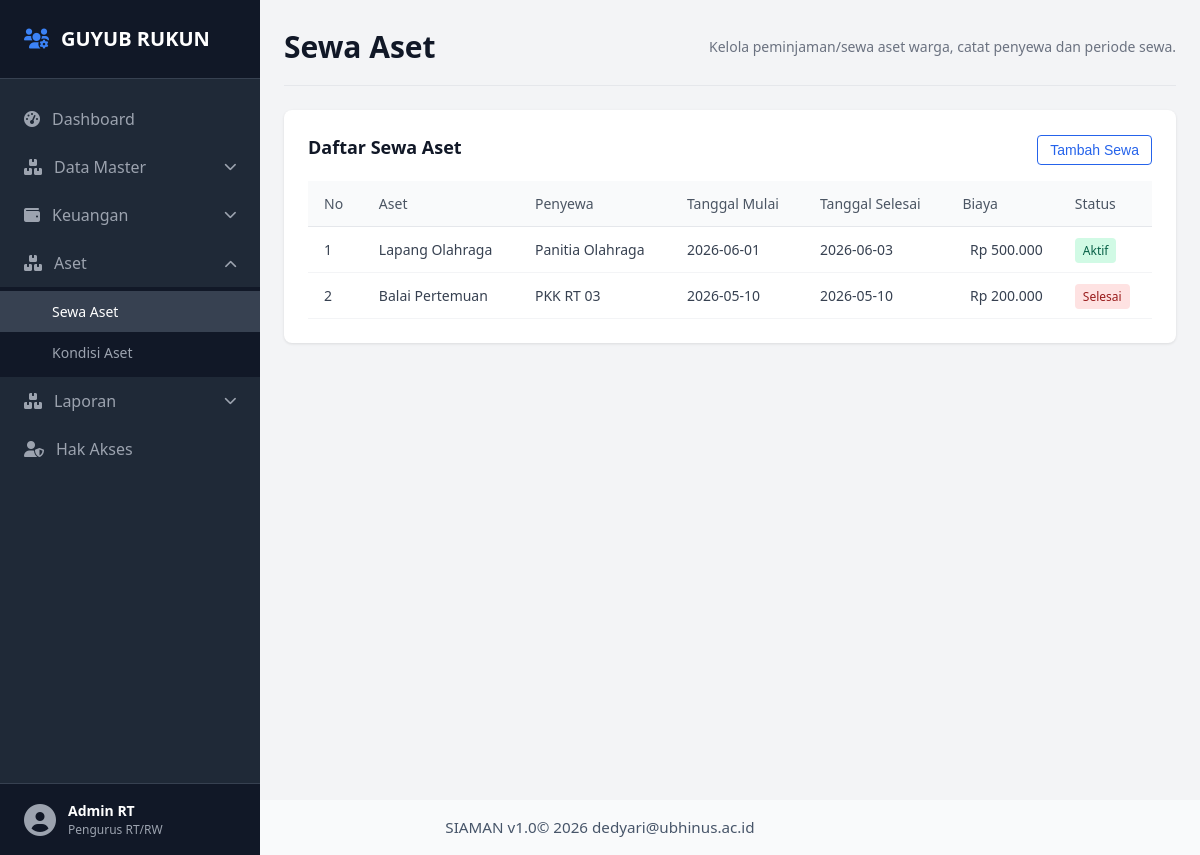
/sewa-aset.php, run on the app's committed database.
### tables this page shows
CREATE TABLE IF NOT EXISTS sewa_aset (
    id INT AUTO_INCREMENT PRIMARY KEY,
    aset_id INT NOT NULL,
    penyewa VARCHAR(140) NOT NULL,
    tanggal_mulai DATE NOT NULL,
    tanggal_selesai DATE NOT NULL,
    biaya DECIMAL(14,2) NOT NULL DEFAULT 0,
    status ENUM('Aktif', 'Selesai', 'Dibatalkan') NOT NULL DEFAULT 'Aktif',
    created_at TIMESTAMP DEFAULT CURRENT_TIMESTAMP,
    CONSTRAINT fk_sewa_aset FOREIGN KEY (aset_id) REFERENCES aset(id) ON DELETE CASCADE
);

CREATE TABLE IF NOT EXISTS aset (
    id INT AUTO_INCREMENT PRIMARY KEY,
    nama VARCHAR(140) NOT NULL,
    lokasi VARCHAR(140) NOT NULL,
    jumlah_baik INT NOT NULL DEFAULT 0,
    jumlah_rusak INT NOT NULL DEFAULT 0,
    keterangan TEXT,
    status ENUM('Aktif', 'Tidak Aktif') NOT NULL DEFAULT 'Aktif',
    created_at TIMESTAMP DEFAULT CURRENT_TIMESTAMP,
    updated_at TIMESTAMP DEFAULT CURRENT_TIMESTAMP ON UPDATE CURRENT_TIMESTAMP
);

### inc/db.php (called while the page is built, shortened)
<?php
try {
    $dbAvailable = true;
} catch (PDOException $exception) {
    $dbError = $exception->getMessage();
}
?>

### inc/data.php (called while the page is built, shortened)
<?php
require_once __DIR__ . '/db.php';
function dbFetchAll($sql) {
    global $pdo, $dbAvailable;
    return $pdo->query($sql)->fetchAll();
}
if ($dbAvailable) {
    $dbSewa = dbFetchAll('SELECT a.nama AS aset, s.penyewa, s.tanggal_mulai AS mulai, s.tanggal_selesai AS selesai, CONCAT("Rp ", REPLACE(FORMAT(s.biaya, 0), ",", ".")) AS biaya, s.status FROM sewa_aset s JOIN aset a ON a.id = s.aset_id ORDER BY s.tanggal_mulai DESC, s.id DESC');
    if ($dbSewa) {
        $sewaList = $dbSewa;
    }
}
?>

### sewa-aset.php (the view, shortened to what this page needs)
<?php
include 'inc/data.php';
include 'inc/header.php';
?>
<header class="dashboard-header">
    <h1>Sewa Aset</h1>
    <div class="periode-aktif">
        Kelola peminjaman/sewa aset warga, catat penyewa dan periode sewa.
    </div>
</header>
<section class="details-box data-warga-box">
    <div class="transaksi-header">
        <h2>Daftar Sewa Aset</h2>
        <button id="btnTambahSewa" class="btn-filter" type="button" onclick="openSewaModal()">Tambah Sewa</button>
    </div>
    <div class="table-responsive">
        <table class="data-table">
            <thead>
                <tr>
                    <th>No</th>
                    <th>Aset</th>
                    <th>Penyewa</th>
                    <th>Tanggal Mulai</th>
                    <th>Tanggal Selesai</th>
                    <th>Biaya</th>
                    <th>Status</th>
                </tr>
            </thead>
            <tbody>
                <?php foreach ($sewaList as $index => $row): ?>
                    <tr>
                        <td><?= $index + 1 ?></td>
                        <td><?= htmlspecialchars($row['aset'], ENT_QUOTES, 'UTF-8') ?></td>
                        <td><?= htmlspecialchars($row['penyewa'], ENT_QUOTES, 'UTF-8') ?></td>
                        <td><?= htmlspecialchars($row['mulai'], ENT_QUOTES, 'UTF-8') ?></td>
                        <td><?= htmlspecialchars($row['selesai'], ENT_QUOTES, 'UTF-8') ?></td>
                        <td class="text-right"><?= htmlspecialchars($row['biaya'], ENT_QUOTES, 'UTF-8') ?></td>
                        <td><span class="type-badge <?= $row['status'] === 'Aktif' ? 'badge-pemasukan' : 'badge-pengeluaran' ?>"><?= htmlspecialchars($row['status'], ENT_QUOTES, 'UTF-8') ?></span></td>
                    </tr>
                <?php endforeach; ?>
            </tbody>
        </table>
    </div>
</section>
<?php include 'inc/footer.php'; ?>

### css/style.css (style rules this page uses)
* { margin: 0; padding: 0; box-sizing: border-box; }
body { font-family: 'Segoe UI', Tahoma, Geneva, Verdana, sans-serif; background-color: #f3f4f6; color: #1f2937; line-height: 1.5; }
.dashboard-header { display: flex; justify-content: space-between; align-items: center; border-bottom: 1px solid #e5e7eb; padding-bottom: 16px; margin-bottom: 24px; }
.dashboard-header h1 { font-size: 1.875rem; font-weight: 700; color: #111827; }
.periode-aktif { font-size: 0.875rem; color: #6b7280; }
.details-box { background-color: #ffffff; border-radius: 8px; box-shadow: 0 1px 3px rgba(0, 0, 0, 0.1); padding: 24px; }
.details-box h2 { font-size: 1.125rem; font-weight: 700; color: #111827; margin-bottom: 4px; }
.transaksi-header { display: flex; justify-content: space-between; align-items: center; gap: 16px; margin-bottom: 16px; }
.btn-filter { background: none; border: 1px solid #2563eb; color: #2563eb; padding: 6px 12px; border-radius: 4px; font-size: 0.875rem; cursor: pointer; transition: all 0.2s; }
.table-responsive { width: 100%; overflow-x: auto; }
.data-table { width: 100%; border-collapse: collapse; text-align: left; font-size: 0.875rem; }
.data-table th { background-color: #f9fafb; color: #4b5563; padding: 12px 16px; font-weight: 500; border-bottom: 1px solid #e5e7eb; }
.data-table td { padding: 12px 16px; border-bottom: 1px solid #f3f4f6; color: #374151; }
.type-badge { font-size: 0.75rem; padding: 4px 8px; border-radius: 4px; font-weight: 500; }
.badge-pemasukan { background-color: #d1fae5; color: #065f46; }
.badge-pengeluaran { background-color: #fee2e2; color: #991b1b; }
.text-right { text-align: right; }

### data on the page
sewa_aset: aset.nama "Lapang Olahraga", penyewa "Panitia Olahraga", tanggal_mulai "2026-06-01", tanggal_selesai "2026-06-03", biaya "Rp 500.000", status "Aktif"
sewa_aset: aset.nama "Balai Pertemuan", penyewa "PKK RT 03", tanggal_mulai "2026-05-10", tanggal_selesai "2026-05-10", biaya "Rp 200.000", status "Selesai"
